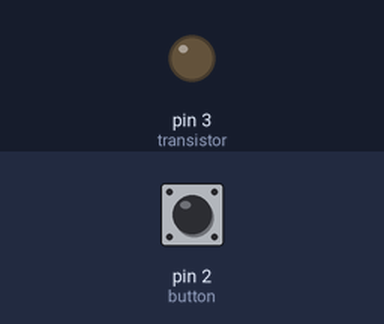
A sketch run on a simulated Arduino Uno, built with avr-gcc and run on an emulated ATmega328P. Parts: output pins drawn as LEDs (lit = HIGH). Dashed ring = blinking. Inputs (shaded band) come from the test bench; at power-on: pin 2 (button) HIGH.

Above: at 1.2 s.
1.3 s: pin 2 (button) pulled LOW for 1 s
At 1.45 s:
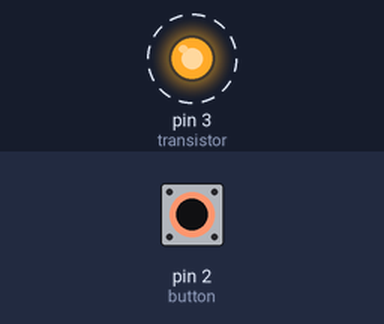
3.8 s: pin 2 (button) pulled LOW for 3.2 s
At 8.5 s:
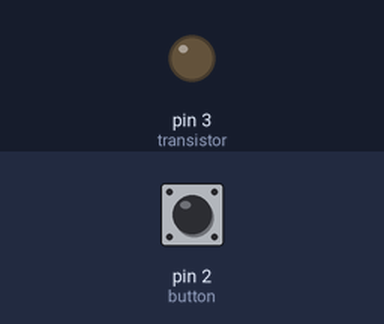
Timing chart, 0 to 10.0 s (numbered marks = the images above; inputs shaded):
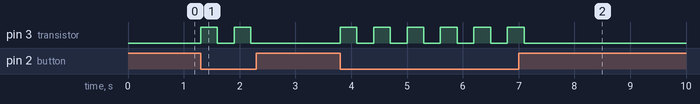

Measured:
- after the input at 1.3 s, pin 3 (transistor): alternates HIGH for 0.30 s and LOW for 0.30 s, 4 changes in all, then stays LOW, starting at once
- after the input at 3.8 s, pin 3 (transistor): alternates HIGH for 0.30 s and LOW for 0.30 s, 12 changes in all, then stays LOW, starting at once

The sketch:

FlashingLight.ino
```cpp
#define button 2
#define transistor 3

void setup() {
  pinMode(button, INPUT_PULLUP);
  pinMode(transistor, OUTPUT);
  digitalWrite(transistor, LOW);
}

void loop() {
  if (digitalRead(button) == LOW) {
    digitalWrite(transistor, HIGH);
    delay(300);
    digitalWrite(transistor, LOW);
    delay(300);
  } else {
    digitalWrite(transistor, LOW);
  }
}
```
